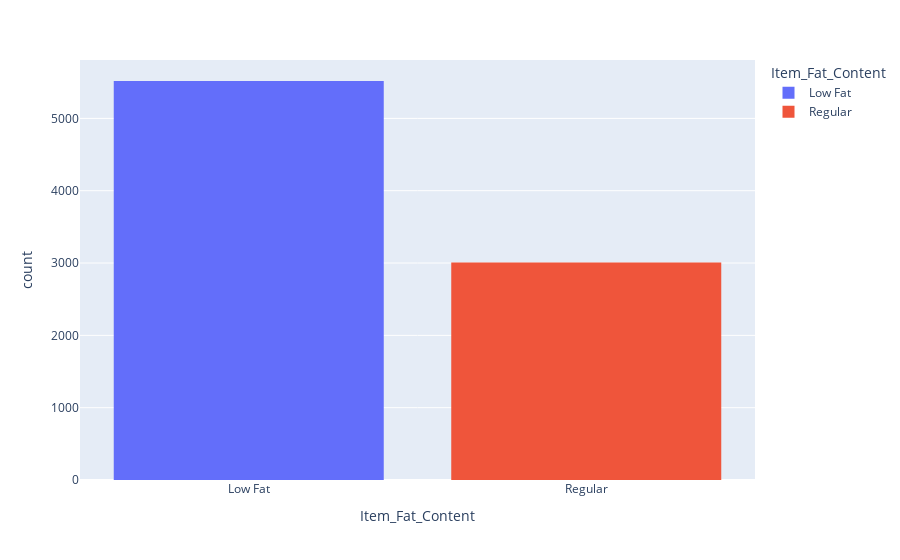

Notebook cell for this chart:
### Code cell
fig = px.histogram(train,x = 'Item_Fat_Content',color='Item_Fat_Content')
fig.show()

### Figure 1 — Plotly figure (JSON) as saved in the notebook; plotly's stock layout.template omitted (floating-point values rounded to 4 significant figures; data arrays with more than 128 entries replaced by an {"elided": "..."} marker saying what was removed)
{"data": [{"alignmentgroup": "True", "bingroup": "x", "hovertemplate": "Item_Fat_Content=%{x}<br>count=%{y}<extra></extra>", "legendgroup": "Low Fat", "marker": {"color": "#636efa", "pattern": {"shape": ""}}, "name": "Low Fat", "offsetgroup": "Low Fat", "orientation": "v", "showlegend": true, "type": "histogram", "x": {"elided": "5517 str values"}, "xaxis": "x", "yaxis": "y"}, {"alignmentgroup": "True", "bingroup": "x", "hovertemplate": "Item_Fat_Content=%{x}<br>count=%{y}<extra></extra>", "legendgroup": "Regular", "marker": {"color": "#EF553B", "pattern": {"shape": ""}}, "name": "Regular", "offsetgroup": "Regular", "orientation": "v", "showlegend": true, "type": "histogram", "x": {"elided": "3006 str values"}, "xaxis": "x", "yaxis": "y"}], "layout": {"barmode": "relative", "legend": {"title": {"text": "Item_Fat_Content"}, "tracegroupgap": 0}, "margin": {"t": 60}, "xaxis": {"anchor": "y", "categoryarray": ["Low Fat", "Regular"], "categoryorder": "array", "domain": [0, 1], "title": {"text": "Item_Fat_Content"}}, "yaxis": {"anchor": "x", "domain": [0, 1], "title": {"text": "count"}}}}
